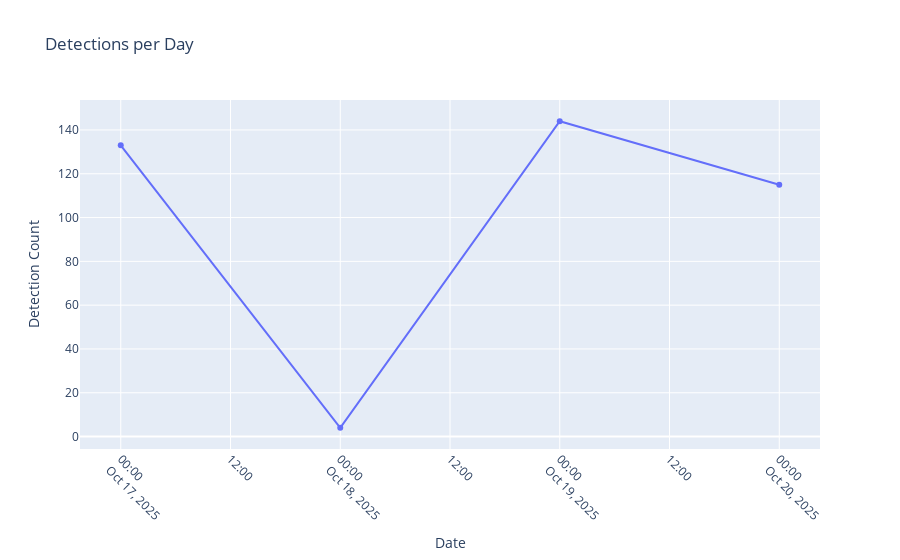

The notebook cell saved with this chart:
### Code cell
import plotly.express as px

# Aggregate detection count per day
detections_per_day = dfs['detections'].groupby('date_only').size().reset_index(name='detection_count')

fig = px.line(
    detections_per_day,
    x='date_only',
    y='detection_count',
    markers=True,
    title='Detections per Day',
    labels={'date_only': 'Date', 'detection_count': 'Detection Count'}
)
fig.update_layout(xaxis_tickangle=45)
fig.show()

### Figure 1 — Plotly figure (JSON) as saved in the notebook; plotly's stock layout.template omitted (floating-point values rounded to 4 significant figures)
{"data": [{"hovertemplate": "Date=%{x}<br>Detection Count=%{y}<extra></extra>", "legendgroup": "", "line": {"color": "#636efa", "dash": "solid"}, "marker": {"symbol": "circle"}, "mode": "lines+markers", "name": "", "orientation": "v", "showlegend": false, "type": "scatter", "x": ["2025-10-17", "2025-10-18", "2025-10-19", "2025-10-20"], "xaxis": "x", "y": [133, 4, 144, 115], "yaxis": "y"}], "layout": {"legend": {"tracegroupgap": 0}, "title": {"text": "Detections per Day"}, "xaxis": {"anchor": "y", "domain": [0, 1], "tickangle": 45, "title": {"text": "Date"}}, "yaxis": {"anchor": "x", "domain": [0, 1], "title": {"text": "Detection Count"}}}}
